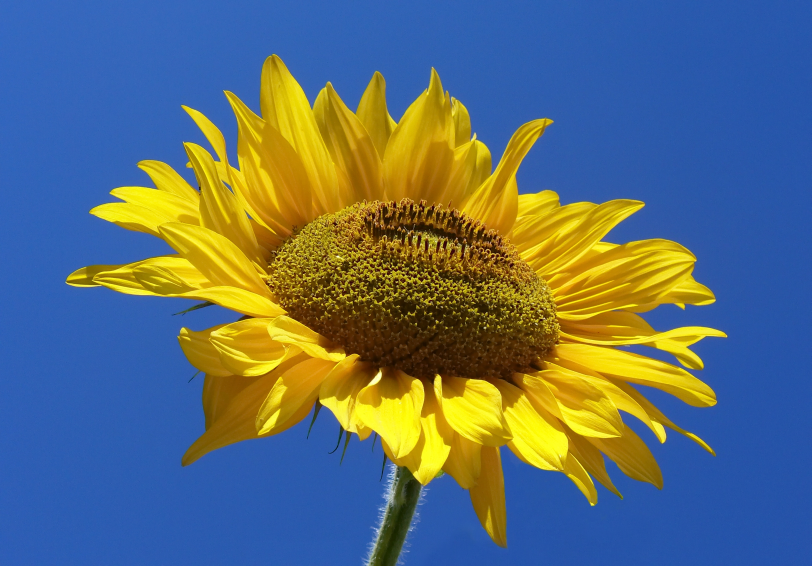
#> input picture sunflower.jpg, 2434 x 1697 px, given in place of the camera (shown at 1/3 size)
$ python object_tacking_in_video.py
#> lines starting #> are read from the running program, lines starting #| are printed output that depends on the picture; after the words box and inside, x2 and y2 are one past the last pixel; in counts of white or black regions, pixels touching at a corner belong together
import cv2
import numpy as np

cap = cv2.VideoCapture(0)
while(1):
    _,frame = cap.read()
#> frame is the input picture: shape (1697, 2434, 3); mean B, G, R 116, 110.1, 93.3
    new_image = cv2.cvtColor(frame, cv2.COLOR_BGR2HSV)
#> new_image: shape (1697, 2434, 3); mean H, S, V 77.6, 204.7, 174.9
    cv2.imshow('image', new_image)
    lower_bound = np.array([110, 50, 50])
    upper_bound = np.array([130, 252, 252])
    mask = cv2.inRange(new_image, lower_bound, upper_bound)
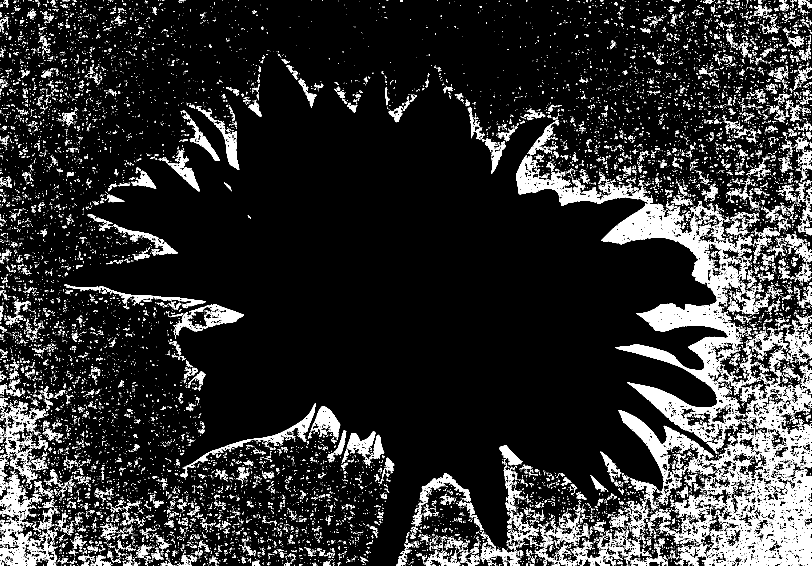
#> mask: shape (1697, 2434) (shown at 1/3 size); 12.1% white; 18123 white regions (15798 under 20 px), largest, box (x1, y1, x2, y2) and area: (1548, 465, 2255, 1326) 85903, (2113, 1410, 2434, 1697) 39635, (2210, 1154, 2434, 1434) 15387
    cv2.imshow('mask', mask)
    result = cv2.bitwise_and(frame,frame, mask=mask)
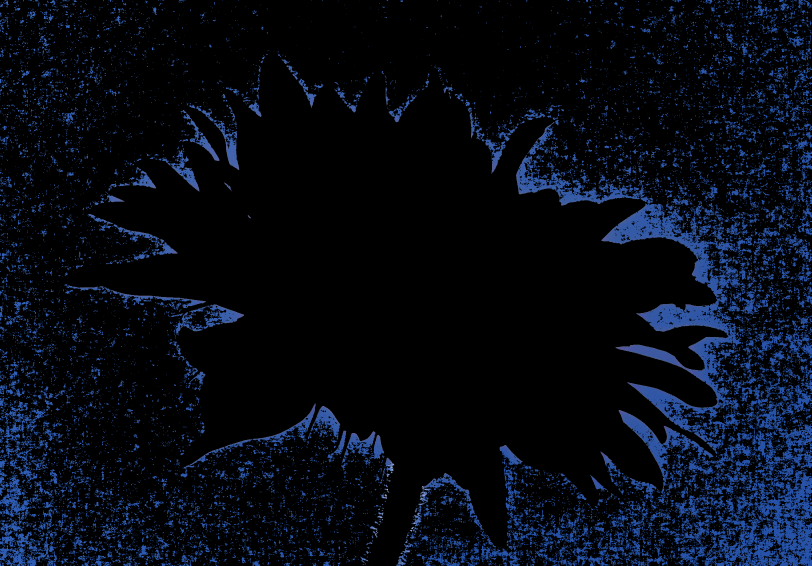
#> result: shape (1697, 2434, 3) (shown at 1/3 size); mean B, G, R 20.7, 10.8, 5.7
    cv2.imshow('result', result)
    k = cv2.waitKey(1) & 0xFF
#> (key Esc is pressed here)
    if k == 27:
        break
cv2.destroyAllWindows()
